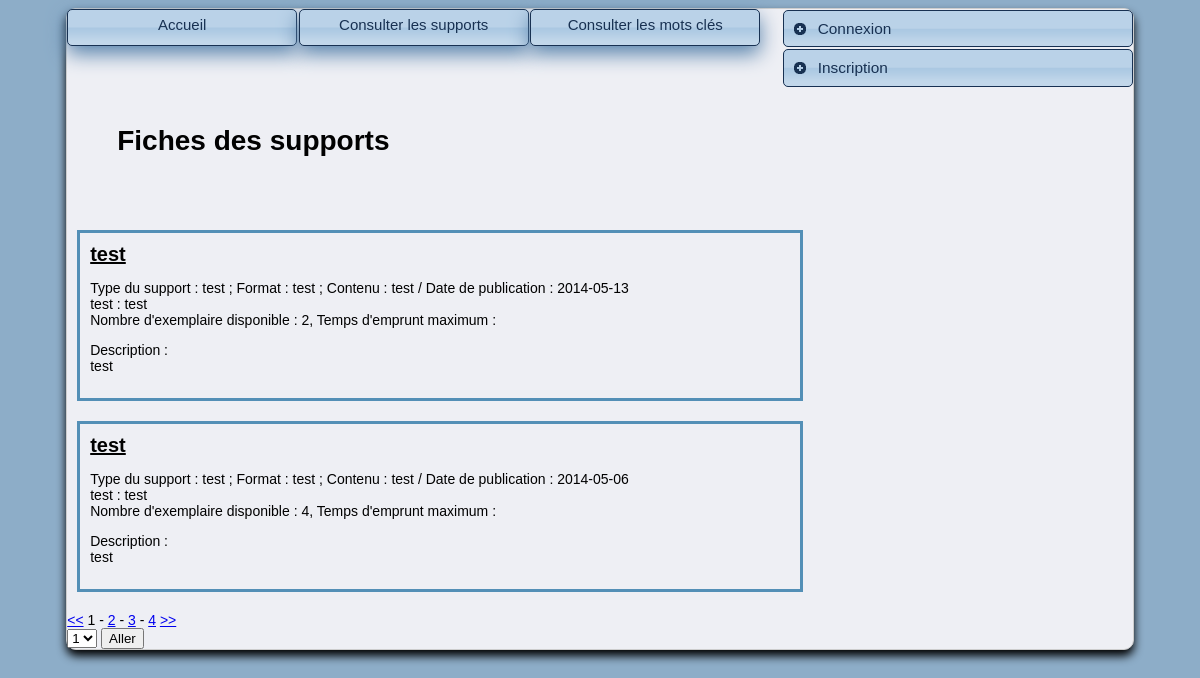
/index.php?page0=consul_support, run on an earlier commit of the app's database.
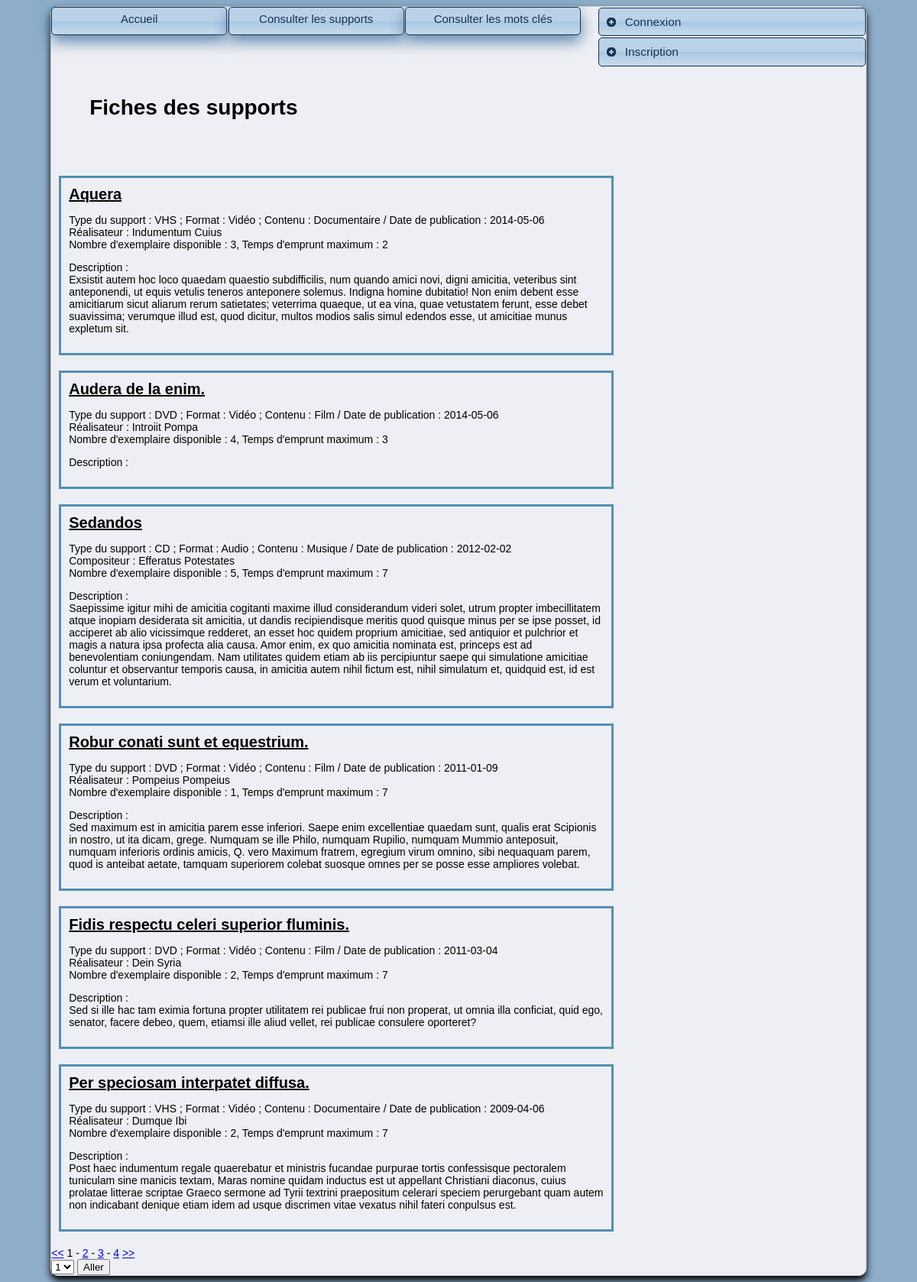
And on a later commit of the database.
### tables this page shows
CREATE TABLE IF NOT EXISTS `support` (
  `id_support` int(11) NOT NULL AUTO_INCREMENT,
  `titre_support` varchar(100) DEFAULT NULL,
  `type_support` varchar(50) DEFAULT NULL,
  `type_format` varchar(50) DEFAULT NULL,
  `type_contenu` varchar(50) DEFAULT NULL,
  `date_publication` date DEFAULT NULL,
  `createur_support` varchar(100) DEFAULT NULL,
  `type_createur` varchar(15) DEFAULT NULL,
  `description_support` text,
  `nbExemplaire` int(3) DEFAULT NULL,
  `nbExemplaireDispo` int(5) DEFAULT NULL,
  `nb_consultation` int(10) DEFAULT NULL,
  `tps_emprunt_max` int(2) DEFAULT NULL,
  PRIMARY KEY (`id_support`)
);

### controleurs/consul_support.php (called while the page is built, shortened)
<?php
require_once('modeles/support.class.php');
include('vues/consul_support.php');
?>

### modeles/support.class.php (the view, shortened to what this page needs)
<?php
class Support{
    public static function supportPage($numPage){
        $sql = "SELECT * from support LIMIT " . $numPage * 6 . ", 6";
        $bdd = connect();
        $requete = $bdd->query($sql);
        while($value = $requete -> fetch(PDO::FETCH_ASSOC)){
            echo "<div class=\"fiche_support\">"
            . "<div class=\"titre_fiche\">".$value['titre_support']."</div>"
            . "<p>Type du support : ".$value['type_support']." ; "
            . "Format : ".$value['type_format']." ; "
            . "Contenu : ".$value['type_contenu']." / "
            . "Date de publication : ".$value['date_publication']."<br>"
            . "".$value['type_createur']." : ".$value['createur_support']."<br>"
            . "Nombre d'exemplaire disponible : ".$value['nbExemplaireDispo'].", "
            . "Temps d'emprunt maximum : ".$value['tps_emprunt_max']."</p>"
            . "<p>Description :<br>".$value['description_support']."</p></div>";
        }
    }
    public static function nombreSupport(){
        $sql = "SELECT COUNT(*) AS nbSupport FROM support";
        $bdd = connect();
        $requete = $bdd->query($sql);
       $value = $requete -> fetch(PDO::FETCH_ASSOC);
       return $value["nbSupport"];
    }
}
?>

### index.php (shortened to what this page needs)
<!DOCTYPE html>
<html>
    <head>
        <link href="CSS/style.css" rel="stylesheet" type="text/css"/>
        <link href="CSS/custom-theme/jquery-ui-1.10.4.custom.css" rel="stylesheet">
        <link href="CSS/jquery.dataTables.css" rel="stylesheet">
        <link href="CSS/jquery.dataTables.min.css" rel="stylesheet">
        <link href="CSS/jquery.dataTables_themeroller.css" rel="stylesheet">
        <link href="CSS/jquery.dataTables_themeroller.min.css" rel="stylesheet">
    </head>
    <body>
        <?php
            if (!empty($_GET['page0']) && is_file('controleurs/'.$_GET['page0'].'.php')){
                include 'controleurs/'.$_GET['page0'].'.php';
            }
            elseif (!empty($_GET['page1']) && is_file('controleurs/'.$_GET['page1'].'.php')){
                include 'controleurs/'.$_GET['page1'].'.php';
            }
            elseif (!empty($_GET['page2']) && is_file('controleurs/'.$_GET['page2'].'.php')){
                include 'controleurs/'.$_GET['page2'].'.php';
            }
            elseif (!empty($_GET['page']) && is_file('controleurs/'.$_GET['page'].'.php')){
                include 'controleurs/'.$_GET['page'].'.php';
            }
            else{
                session_destroy();
                include 'controleurs/accueil.php';
            }
        ?>
    </body>
</html>

### vues/connexion.php (shortened to what this page needs)
<div class="connexFloat">
    <div id="accordionConnex">
        <h3>Connexion</h3>
        <h3>Inscription</h3>
    </div>
</div>

### vues/consul_support.php (shortened to what this page needs)
<?php include("vues/connexion.php") ?>
<div id="zone_de_texte">
    <?php include("vues/menu/menu.php"); ?>
    <br>
    <div class="titre_partie"><h1>Fiches des supports</h1></div>
    <div id="support-wrapper">
	    <?php
            $nbPage = ceil(Support::nombreSupport() / 6);
    		if(!isset($_GET["page"]) || $_GET["page"] < 1 || $_GET["page"] > $nbPage){
    			Support::supportPage(0);
    		}
    		else{
                    Support::supportPage($_GET["page"] - 1);
    		}
    	?>
        <div class="nav-page">
            <a title="Première page" href="http://localhost/appMediatheque/index.php?page0=consul_support&page=1"><<</a>
            <?php
                if(!isset($_GET["page"]) || $_GET["page"] < 1 || $_GET["page"] > $nbPage){
                    echo " " . 1 . " ";
                    for ($i = 2; $i < 5; $i++) {
                        echo '- <a title="Première page" href="http://localhost/appMediatheque/index.php?page0=consul_support&page=' . $i . '">' . $i . '</a> ';
                    }
    		}
            ?>
            <a title="Dernière page" href="http://localhost/appMediatheque/index.php?page0=consul_support&page=<?php echo $nbPage?>">>></a>
            <form  method="get" action="#" >
                <select name="page">
                <?php
                    for ($i=1; $i <= $nbPage; $i++) {
                        if ($i == $_GET["page"]) {
                            echo "<option selected value=".$i.">".$i."</option>";
                        }
                        else {
                            echo "<option value=".$i.">".$i."</option>";
                        }
                    }
                ?>
                </select>
                <input type="submit" value="Aller"/>
            </form>
        </div>
    </div>
</div>

### vues/menu/menu.php (shortened to what this page needs)
<div id="menu">
	<ul>
		<li><a class="btn" href="index.php">Accueil</a></li>
		<li><a class="btn" href="index.php?page0=consul_support" >Consulter les supports</a></li>
		<li><a class="btn" href="index.php?page0=consul_key" >Consulter les mots clés</a></li>
	</ul>
</div>

### CSS/style.css (style rules this page uses)
body { font: 14px Calibri, "Trebuchet MS", Arial, Helvetica, sans-serif; color: #010101; background-color: #8dadc8; }
#zone_de_texte { border: 1px solid rgb(205,205,205); border-radius: 10px 10px 10px 10px; background-color: #EEEFF4; box-shadow: 0px 6px 10px #000000; margin-right: auto; margin-left: auto; width: 90%; }
.titre_partie { margin-top: 100px; margin-left: 50px; }
.fiche_support { width: 700px; border-style: solid; border-color: #538FB6; padding: 10px; margin-bottom: 20px; margin-left: 10px; display: inline-block; }
.titre_fiche { font-weight : bold; font-family : "Trebuchet MS", Verdana, Arial, Helvetica, sans-serif; font-size : 20px; text-decoration: underline; }
.connexFloat { float: right; margin-right: 5%; }
#accordionConnex { width: 350px; height: 220px; }
#menu, #menu ul { padding : 0; margin : 0; list-style : none; line-height : 28px; text-align : center; box-shadow: 8px 8px 15px #5883ac; }
#menu { font-weight : bold; font-family : "Trebuchet MS", Verdana, Arial, Helvetica, sans-serif; font-size : 15px; }
#menu a { display : inline-block; padding : 0; text-decoration : none; width : 228px; height : 35px; box-shadow: 0px 8px 20px #5883ac; font-size:15px; border-collapse:collapse; }
#menu li { float : left; border-right : 1px solid #fff; }
html>body #menu li { border-right: 0px solid transparent; }

What changed in the data, as far as the page shows it:
removed support: titre_support "test", type_support "test", type_format "test", type_contenu "test", date_publication "2014-05-13", type_createur "test", createur_support "test", nbExemplaireDispo "2", description_support "test"
removed support: titre_support "test", type_support "test", type_format "test", type_contenu "test", date_publication "2014-05-06", type_createur "test", createur_support "test", nbExemplaireDispo "4", description_support "test"
added support: titre_support "Aquera", type_support "VHS", type_format "Vidéo", type_contenu "Documentaire", date_publication "2014-05-06", type_createur "Réalisateur", createur_support "Indumentum Cuius", nbExemplaireDispo "3", tps_emprunt_max "2", description_support "Exsistit autem hoc loco quaedam quaestio subdifficilis, num quando amici novi, digni amicitia, veteribus sint anteponendi, ut equis vetulis teneros anteponere solemus. Indigna homine dubitatio! Non enim debent esse amicitiarum sicut aliarum rerum satietates; veterrima quaeque, ut ea vina, quae vetustatem ferunt, esse debet suavissima; verumque illud est, quod dicitur, multos modios salis simul edendos esse, ut amicitiae munus expletum sit."
added support: titre_support "Audera de la enim.", type_support "DVD", type_format "Vidéo", type_contenu "Film", date_publication "2014-05-06", type_createur "Réalisateur", createur_support "Introiit Pompa", nbExemplaireDispo "4", tps_emprunt_max "3"
added support: titre_support "Sedandos", type_support "CD", type_format "Audio", type_contenu "Musique", date_publication "2012-02-02", type_createur "Compositeur", createur_support "Efferatus Potestates", nbExemplaireDispo "5", tps_emprunt_max "7", description_support "Saepissime igitur mihi de amicitia cogitanti maxime illud considerandum videri solet, utrum propter imbecillitatem atque inopiam desiderata sit amicitia, ut dandis recipiendisque meritis quod quisque minus per se ipse posset, id acciperet ab alio vicissimque redderet, an esset hoc quidem proprium amicitiae, sed antiquior et pulchrior et magis a natura ipsa profecta alia causa. Amor enim, ex quo amicitia nominata est, princeps est ad benevolentiam coniungendam. Nam utilitates quidem etiam ab iis percipiuntur saepe qui simulatione amicitiae coluntur et observantur temporis causa, in amicitia autem nihil fictum est, nihil simulatum et, quidquid est, id est verum et voluntarium."
added support: titre_support "Robur conati sunt et equestrium.", type_support "DVD", type_format "Vidéo", type_contenu "Film", date_publication "2011-01-09", type_createur "Réalisateur", createur_support "Pompeius Pompeius", nbExemplaireDispo "1", tps_emprunt_max "7", description_support "Sed maximum est in amicitia parem esse inferiori. Saepe enim excellentiae quaedam sunt, qualis erat Scipionis in nostro, ut ita dicam, grege. Numquam se ille Philo, numquam Rupilio, numquam Mummio anteposuit, numquam inferioris ordinis amicis, Q. vero Maximum fratrem, egregium virum omnino, sibi nequaquam parem, quod is anteibat aetate, tamquam superiorem colebat suosque omnes per se posse esse ampliores volebat."
added support: titre_support "Fidis respectu celeri superior fluminis.", type_support "DVD", type_format "Vidéo", type_contenu "Film", date_publication "2011-03-04", type_createur "Réalisateur", createur_support "Dein Syria", nbExemplaireDispo "2", tps_emprunt_max "7", description_support "Sed si ille hac tam eximia fortuna propter utilitatem rei publicae frui non properat, ut omnia illa conficiat, quid ego, senator, facere debeo, quem, etiamsi ille aliud vellet, rei publicae consulere oporteret?"
added support: titre_support "Per speciosam interpatet diffusa.", type_support "VHS", type_format "Vidéo", type_contenu "Documentaire", date_publication "2009-04-06", type_createur "Réalisateur", createur_support "Dumque Ibi", nbExemplaireDispo "2", tps_emprunt_max "7", description_support "Post haec indumentum regale quaerebatur et ministris fucandae purpurae tortis confessisque pectoralem tuniculam sine manicis textam, Maras nomine quidam inductus est ut appellant Christiani diaconus, cuius prolatae litterae scriptae Graeco sermone ad Tyrii textrini praepositum celerari speciem perurgebant quam autem non indicabant denique etiam idem ad usque discrimen vitae vexatus nihil fateri conpulsus est."
